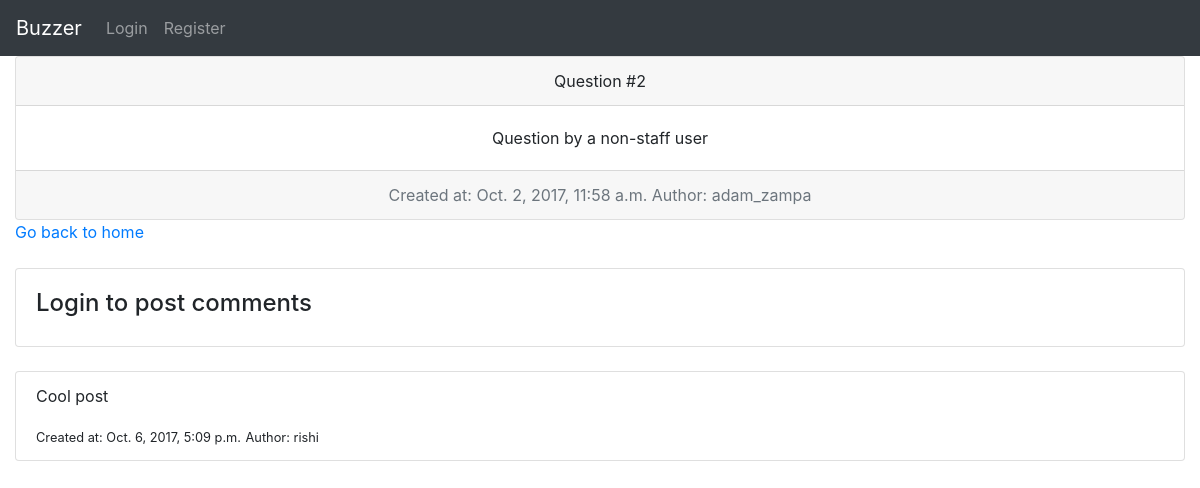
Page /2 on the earlier database version.
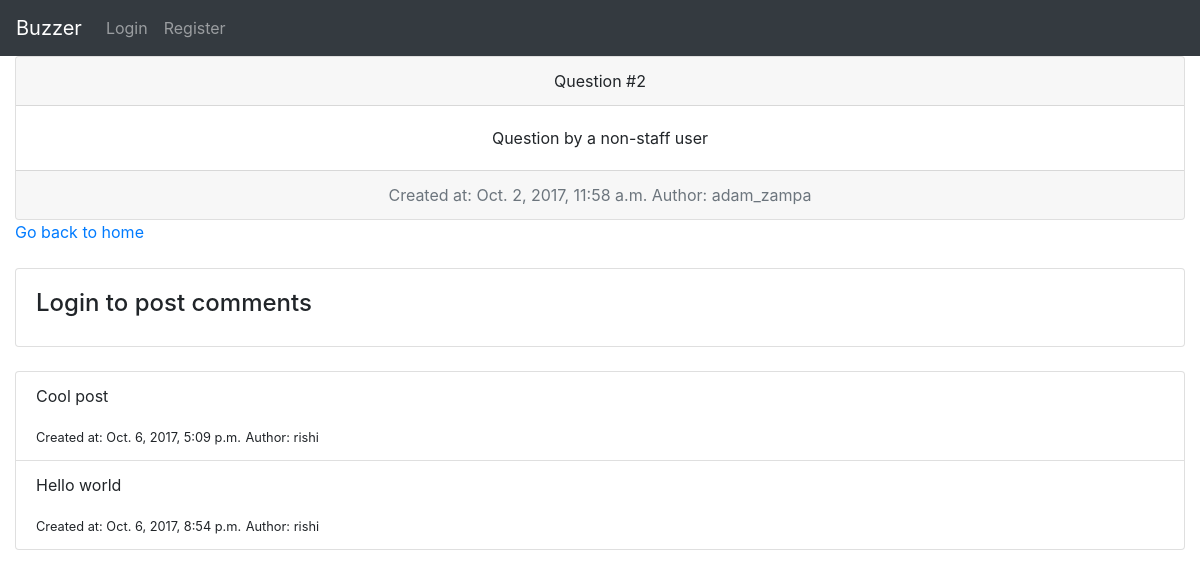
Same page on the later database version.
### myapp/models.py (models this page shows, shortened)
class Comment(models.Model):
	question = models.ForeignKey('myapp.Question', related_name='comments')
	comment_text = models.TextField()
	created_at = models.DateTimeField(default=timezone.now())
	author = models.ForeignKey('auth.User')

### myapp/views.py (the view, shortened to what this page needs)
# urls.py: url(r"^(?P<question_id>[0-9]+)", views.page, name = 'page'),
def page(request, question_id):
	question = Question.objects.get(pk = question_id)
	return render(request, 'page.html', { 'question': question, 'user': request.user })

### myapp/templates/page.html (shortened to what this page needs)
<!DOCTYPE html>
<html>
<head>
	<link rel="stylesheet" href="https://maxcdn.bootstrapcdn.com/bootstrap/4.0.0-beta/css/bootstrap.min.css">
</head>
<body>
	<nav class="navbar navbar-expand-lg navbar-dark bg-dark">
		<a class="navbar-brand" href="{% url 'home' %}">Buzzer</a>
		<div class="collapse navbar-collapse" id="navbarNavAltMarkup">
			<div class="navbar-nav">
				{% if user.is_authenticated %}
					<a class="nav-item nav-link" href="{% url 'profile' %}">My profile</a>
					<a class="nav-item nav-link" href="{% url 'logout' %}">Logout</a>
				{% else %}
					<a class="nav-item nav-link" href="{% url 'login' %}">Login</a>
					<a class="nav-item nav-link" href="{% url 'register' %}">Register</a>
				{% endif %}
			</div>
		</div>
	</nav>
	<div class="container-fluid">
		<div class="card text-center">
			<div class="card-header">
				Question #{{ question.pk }}
			</div>
			<div class="card-body">
				<p class="card-text">{{ question.question_text }}</p>
			</div>
			<div class="card-footer text-muted">
			  Created at: {{ question.created_at }}
			  Author: {{ question.author }}
			</div>
		</div>
		<a href="{% url 'home' %}">Go back to home</a>
		<br />
		<br />
		<div class="card">
            <div class="card-body">
				{% if user.is_authenticated %}
                <form action="" method="POST">
                    {% csrf_token %}
                    <div class="form-group">
                        <label>New Comment:</label>
                        <textarea class="form-control" name="comment_text" placeholder="Enter your comment here" rows="2">
                        </textarea>
                    </div>
                    <button type="submit" class="btn btn-dark">Submit</button>
                </form>
				{% else %}
				<h4>Login to post comments</h4>
				{% endif %}
            </div>
        </div>
		<br />
		<ul class="list-group">
			{% for comment in question.comments.all %}
				<li class="list-group-item">
					<div>
						<p>{{ comment.comment_text }}</p>
						<small>Created at: {{ comment.created_at }}</small>
						<small>Author: {{ comment.author }}</small>
					</div>
				</li>
			{% endfor %}
		</ul>
	</div>
</body>
</html>

Differences in the rows shown:
added Comment: comment_text "Hello world", created_at "Oct. 6, 2017, 8:54 p.m.", author "rishi"
